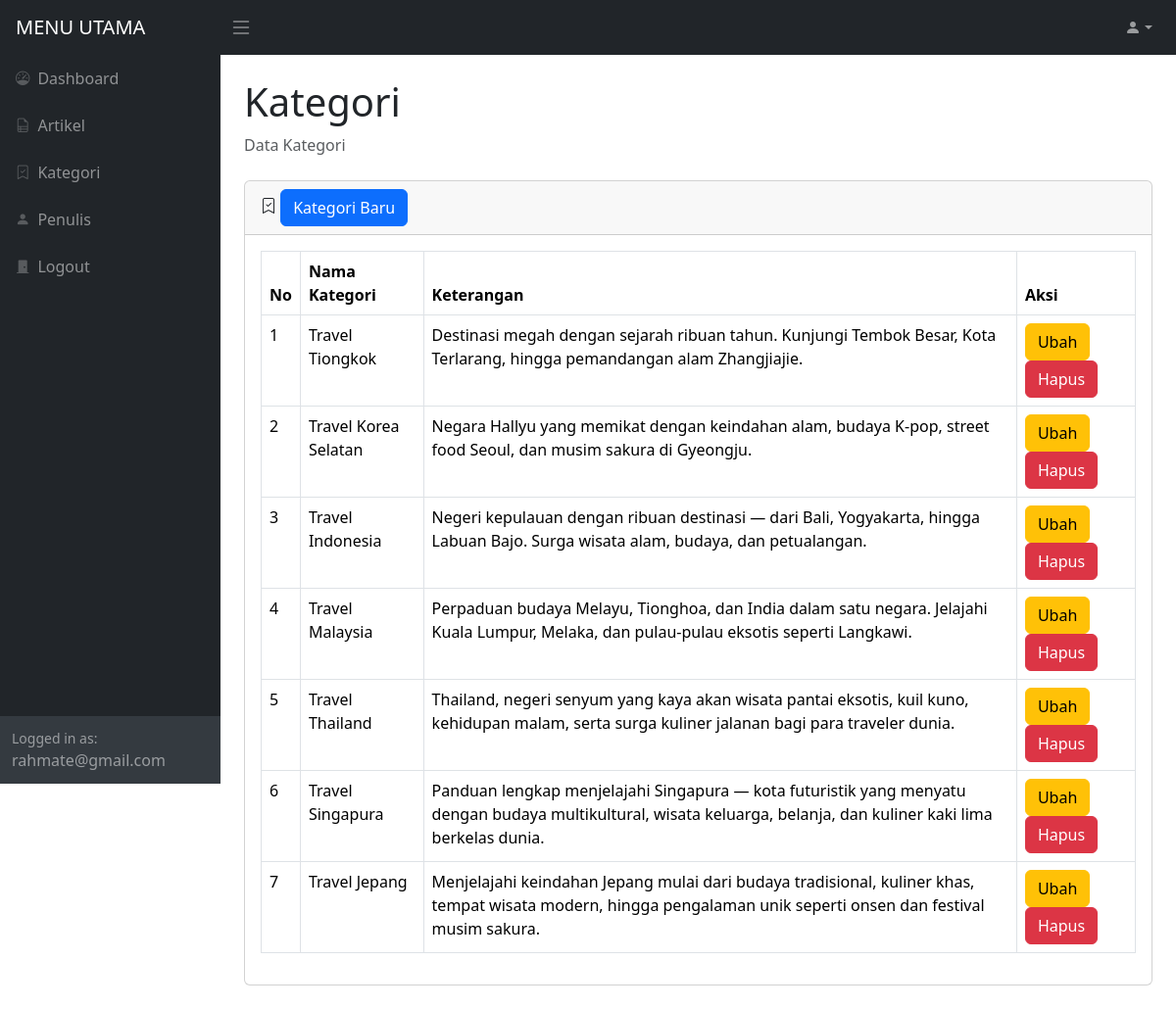
Page /admin/kategori.php (signed in) on the committed database.
### tables this page shows
CREATE TABLE `category` (
  `id_category` int NOT NULL,
  `category_name` varchar(100) NOT NULL,
  `description` text
);

### admin/kategori.php (the view, shortened to what this page needs)
<?php
require_once 'function.php';
?>
<!DOCTYPE html>
<html lang="en">
<head>
    <link href="https://cdn.jsdelivr.net/npm/bootstrap@5.3.2/dist/css/bootstrap.min.css" rel="stylesheet"
 />
    <link rel="stylesheet" href="https://cdn.jsdelivr.net/npm/bootstrap-icons@1.11.3/font/bootstrap-icons.min.css">
    <link rel="stylesheet" href="https://cdn.jsdelivr.net/npm/simple-datatables@9.0.0/dist/style.min.css">
    <link rel="stylesheet" href="css/styles.css">
    <link rel="stylesheet" href="https://cdn.jsdelivr.net/npm/bootstrap-icons@1.13.1/font/bootstrap-icons.min.css">
</head>
<body class="sb-nav-fixed">
    <nav class="sb-topnav navbar navbar-expand navbar-dark bg-dark">
        <a class="navbar-brand ps-3" href="index.php">MENU UTAMA</a>
        <button class="btn btn-link btn-sm order-1 order-lg-0 me-4 me-lg-0" id="sidebarToggle" href="#!"><i
                class="bi bi-list" style="font-size: 1.5rem;"></i></button>
        <ul class="navbar-nav ms-auto me-0 me-md-3 my-2 my-md-0">
            <li class="nav-item dropdown">
                <a class="nav-link dropdown-toggle" id="navbarDropdown" href="#" role="button" data-bs-toggle="dropdown"
                    aria-expanded="false"><i class="bi bi-person-fill"></i></a>
            </li>
        </ul>
    </nav>
    <div id="layoutSidenav">
        <div id="layoutSidenav_nav">
            <nav class="sb-sidenav accordion sb-sidenav-dark" id="sidenavAccordion">
                <div class="sb-sidenav-menu">
                    <div class="nav">
                        <a class="nav-link" href="index.php">
                            <div class="sb-nav-link-icon"><i class="bi bi-speedometer"></i></div>
                            Dashboard
                        </a>
                        <a class="nav-link" href="artikel.php">
                            <div class="sb-nav-link-icon"><i class="bi bi-file-earmark-ruled"></i></i></div>
                            Artikel
                        </a>
                        <a class="nav-link" href="kategori.php">
                            <div class="sb-nav-link-icon"><i class="bi bi-bookmark-check"></i></div>
                            Kategori
                        </a>
                        <a class="nav-link" href="penulis.php">
                            <div class="sb-nav-link-icon"><i class="bi bi-person-fill"></i></div>
                            Penulis
                        </a>
                        <a class="nav-link" href="logout.php">
                            <div class="sb-nav-link-icon"><i class="bi bi-door-closed-fill"></i></div>
                            Logout
                        </a>
                    </div>
                </div>
                <div class="sb-sidenav-footer">
                    <div class="small">Logged in as:</div>
                    <?php echo $_SESSION['email']; ?>
                </div>
            </nav>
        </div>
        <div id="layoutSidenav_content">
            <main>
                <div class="container-fluid px-4">
                    <h1 class="mt-4">Kategori</h1>
                    <ol class="breadcrumb mb-4">
                        <li class="breadcrumb-item active">Data Kategori</li>
                    </ol>
                    <div class="card mb-4">
                        <div class="card-header">
                    <i class="bi bi-bookmark-check"></i>
                    <button class="btn btn-primary" name="btn_artikel_baru" id="btn_artikel_baru" data-bs-toggle="modal" data-bs-target="#modalFormKategori">Kategori Baru</button>
                        </div>
                        <div class="card-body">
                            <table id="datatablesSimple" class="table table-bordered">
                                <thead>
                                    <tr>
                                        <th>No</th>
                                        <th>Nama Kategori</th>
                                        <th>Keterangan</th>
                                        <th>Aksi</th>
                                    </tr>
                                </thead>
                                <tbody>
                                    <?php
                                    $sql = "SELECT id_category, category_name, description FROM category ORDER BY id_category DESC";
                                    $result = mysqli_query($conn, $sql);
                                    if (mysqli_num_rows($result) > 0) {
                                    $nomor_urut=0;
                                    while($row = mysqli_fetch_assoc($result)) {
                                        $nomor_urut++;
                                        $data_id_kategori=$row['id_category'];
                                        $data_nama=$row['category_name'];
                                        $data_keterangan=$row['description'];
                                    ?>
                                    <tr>
                                        <td><?php echo $nomor_urut; ?></td>
                                        <td><?php echo $data_nama; ?></td>
                                        <td><?php echo $data_keterangan; ?></td>
                                        <td>
                                            <button class="btn btn-warning" name="btn_ubah_kategori" data-bs-toggle="modal" data-bs-target="#modalFormUpdateKategori<?php echo $data_id_kategori; ?>">Ubah</button>
                                            <button  class="btn btn-danger" name="btn_hapus_kategori" data-bs-toggle="modal" data-bs-target="#modalHapusKategori<?php echo $data_id_kategori; ?>">Hapus</button>
                                        </td>
                                    </tr>
                                    </div>
                                    <?php
                                    }
                                    } else {
                                    echo "0 results";
                                    }
                                    ?>
    </body>
</html>

### admin/css/styles.css (style rules this page uses)
html, body { height: 100%; }
.sb-nav-fixed #layoutSidenav #layoutSidenav_nav, .sb-nav-fixed .sb-topnav { position: fixed; top: 0; right: 0; left: 0; z-index: 1030; }
#layoutSidenav { display: flex; }
#layoutSidenav #layoutSidenav_nav { flex-basis: 225px; flex-shrink: 0; transition: transform 0.15s ease-in-out; z-index: 1038; transform: translateX(-225px); }
#layoutSidenav #layoutSidenav_content { position: relative; display: flex; flex-direction: column; justify-content: space-between; min-width: 0; flex-grow: 1; min-height: calc(100vh - 56px); margin-left: -225px; }
@media (min-width: 992px) { #layoutSidenav #layoutSidenav_nav { transform: translateX(0); } }
@media (min-width: 992px) { #layoutSidenav #layoutSidenav_content { margin-left: 0; transition: margin 0.15s ease-in-out; } }
.sb-nav-fixed .sb-topnav { z-index: 1039; }
.sb-nav-fixed #layoutSidenav #layoutSidenav_nav { width: 225px; height: 100vh; z-index: 1038; }
.sb-nav-fixed #layoutSidenav #layoutSidenav_nav .sb-sidenav { padding-top: 56px; }
.sb-nav-fixed #layoutSidenav #layoutSidenav_nav .sb-sidenav .sb-sidenav-menu { overflow-y: auto; }
.sb-nav-fixed #layoutSidenav #layoutSidenav_content { padding-left: 225px; top: 56px; }
.nav .nav-link .sb-nav-link-icon, .sb-sidenav-menu .nav-link .sb-nav-link-icon { margin-right: 0.5rem; }
.sb-topnav { padding-left: 0; height: 56px; z-index: 1039; }
.sb-topnav .navbar-brand { width: 225px; margin: 0; }
.sb-topnav.navbar-dark #sidebarToggle { color: rgba(255, 255, 255, 0.5); }
.sb-sidenav { display: flex; flex-direction: column; height: 100%; flex-wrap: nowrap; }
.sb-sidenav .sb-sidenav-menu { flex-grow: 1; }
.sb-sidenav .sb-sidenav-menu .nav { flex-direction: column; flex-wrap: nowrap; }
.sb-sidenav .sb-sidenav-menu .nav .nav-link { display: flex; align-items: center; padding-top: 0.75rem; padding-bottom: 0.75rem; position: relative; }
.sb-sidenav .sb-sidenav-menu .nav .nav-link .sb-nav-link-icon { font-size: 0.9rem; }
.sb-sidenav .sb-sidenav-footer { padding: 0.75rem; flex-shrink: 0; }
.sb-sidenav-dark { background-color: #212529; color: rgba(255, 255, 255, 0.5); }
.sb-sidenav-dark .sb-sidenav-menu .nav-link { color: rgba(255, 255, 255, 0.5); }
.sb-sidenav-dark .sb-sidenav-menu .nav-link .sb-nav-link-icon { color: rgba(255, 255, 255, 0.25); }
.sb-sidenav-dark .sb-sidenav-footer { background-color: #343a40; }

### rows in the picture
category: category_name "Travel Tiongkok", description "Destinasi megah dengan sejarah ribuan tahun. Kunjungi Tembok Besar, Kota Terlarang, hingga pemandangan alam Zhangjiajie."
category: category_name "Travel Korea Selatan", description "Negara Hallyu yang memikat dengan keindahan alam, budaya K-pop, street food Seoul, dan musim sakura di Gyeongju."
category: category_name "Travel Indonesia", description "Negeri kepulauan dengan ribuan destinasi — dari Bali, Yogyakarta, hingga Labuan Bajo. Surga wisata alam, budaya, dan petualangan."
category: category_name "Travel Malaysia", description "Perpaduan budaya Melayu, Tionghoa, dan India dalam satu negara. Jelajahi Kuala Lumpur, Melaka, dan pulau-pulau eksotis seperti Langkawi."
category: category_name "Travel Thailand", description "Thailand, negeri senyum yang kaya akan wisata pantai eksotis, kuil kuno, kehidupan malam, serta surga kuliner jalanan bagi para traveler dunia."
category: category_name "Travel Singapura", description "Panduan lengkap menjelajahi Singapura — kota futuristik yang menyatu dengan budaya multikultural, wisata keluarga, belanja, dan kuliner kaki lima berkelas dunia."
category: category_name "Travel Jepang", description "Menjelajahi keindahan Jepang mulai dari budaya tradisional, kuliner khas, tempat wisata modern, hingga pengalaman unik seperti onsen dan festival musim sakura."

### other values in the picture
$_SESSION['email'] "rahmate@gmail.com"
